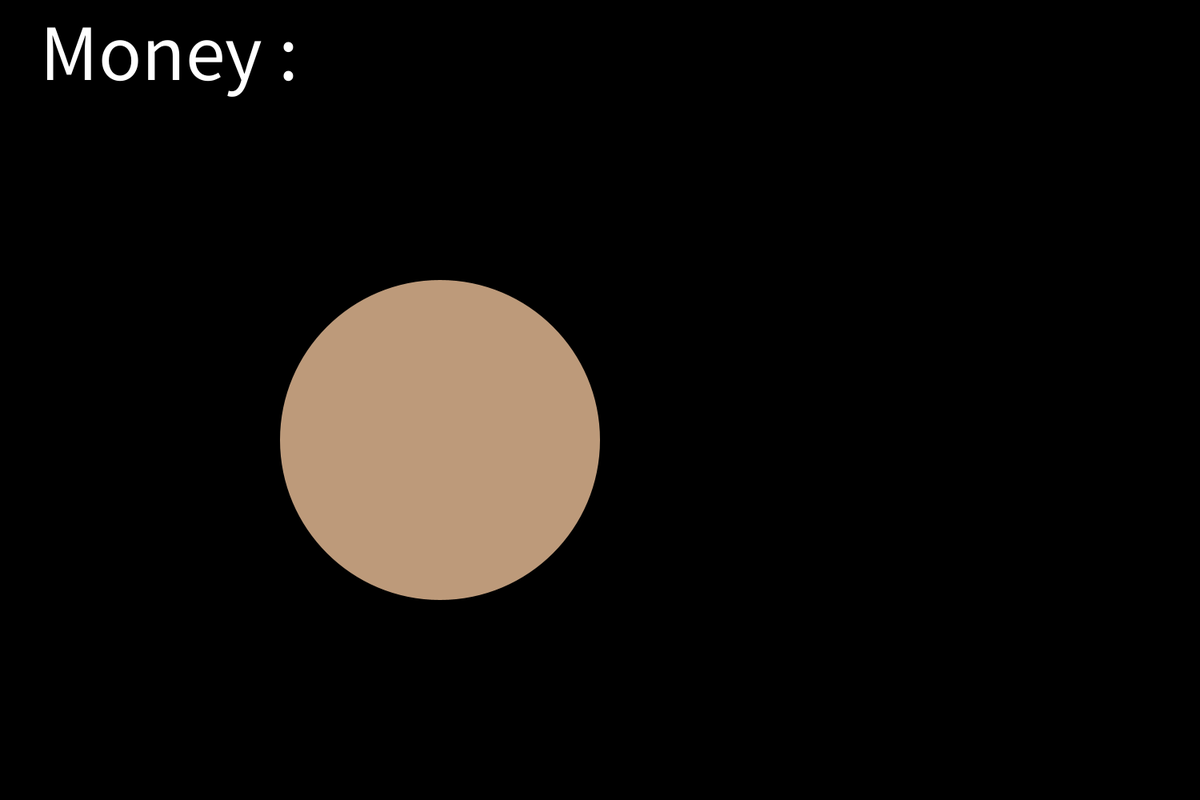
Frame 1 (no input)
Frame 60 (the mouse pressed at the canvas centre just before this capture): identical to frame 1, image omitted
Frame 120 (the mouse held since frame 60 and released just before this capture): identical to frame 1, image omitted

The Processing sketch that drew this single still picture (run headless with seeded random() and noise(); from frame 60 on, the mouse is pressed at the canvas centre):

// Processing sketch: CookieClicker1
// ── CookieClicker1.pde
int counter = 0;

void setup(){
size(1500,1000);
background(0,0,0);
chocolateChipCookie();
money();
}
// THE CHOCHOLATE CHIP COOKIE !

void draw(){

}
void chocolateChipCookie(){
fill(189,154,122);
noStroke();
ellipse(550,550,400,400);

}

void mouseClicked(){
plusOne();
  if(mouseX > 200 && mouseY > 800 && mouseX<1200 && mouseY < 1100 ){
 counter= counter +1;
}
print(counter);
}

void money(){
  textSize(100);
  fill(255,255,255);
  text ("Money :", 50,100);
}
void plusOne(){
  textSize(30);

  if(mouseX > 200 && mouseY >800 && mouseX<1200 && mouseY < 1100 ){
fill(255,255,255); 
    text( "+1", 300, 300);
 
}
}
